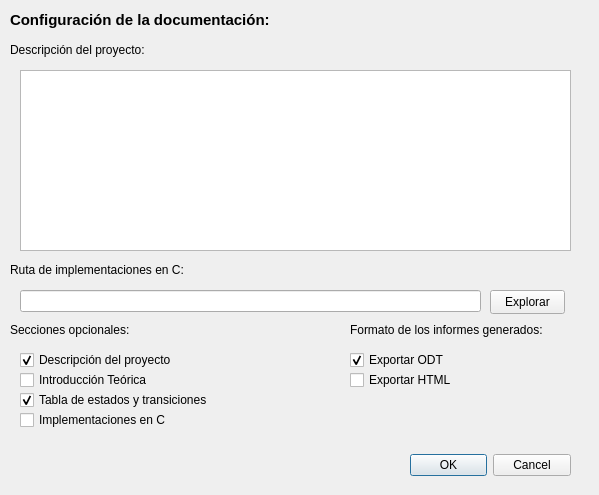
<?xml version="1.0" encoding="UTF-8"?>
<ui version="4.0">
 <class>DialogConfigDocumentacion</class>
 <widget class="QDialog" name="DialogConfigDocumentacion">
  <property name="geometry">
   <rect>
    <x>0</x>
    <y>0</y>
    <width>599</width>
    <height>495</height>
   </rect>
  </property>
  <property name="windowTitle">
   <string>Dialog</string>
  </property>
  <widget class="QLabel" name="tituloOpcionales">
   <property name="geometry">
    <rect>
     <x>10</x>
     <y>320</y>
     <width>291</width>
     <height>20</height>
    </rect>
   </property>
   <property name="font">
    <font>
     <pointsize>9</pointsize>
     <bold>false</bold>
    </font>
   </property>
   <property name="text">
    <string>Secciones opcionales:</string>
   </property>
  </widget>
  <widget class="QLineEdit" name="LE_path">
   <property name="enabled">
    <bool>true</bool>
   </property>
   <property name="geometry">
    <rect>
     <x>20</x>
     <y>290</y>
     <width>461</width>
     <height>22</height>
    </rect>
   </property>
  </widget>
  <widget class="QLabel" name="tituloRuta">
   <property name="geometry">
    <rect>
     <x>10</x>
     <y>260</y>
     <width>571</width>
     <height>20</height>
    </rect>
   </property>
   <property name="font">
    <font>
     <pointsize>9</pointsize>
     <bold>false</bold>
    </font>
   </property>
   <property name="text">
    <string>Ruta de implementaciones en C:</string>
   </property>
  </widget>
  <widget class="QCheckBox" name="CB_descipcion">
   <property name="geometry">
    <rect>
     <x>20</x>
     <y>350</y>
     <width>191</width>
     <height>20</height>
    </rect>
   </property>
   <property name="text">
    <string>Descripción del proyecto</string>
   </property>
   <property name="checked">
    <bool>true</bool>
   </property>
  </widget>
  <widget class="QCheckBox" name="CB_codigo">
   <property name="geometry">
    <rect>
     <x>20</x>
     <y>410</y>
     <width>191</width>
     <height>20</height>
    </rect>
   </property>
   <property name="text">
    <string>Implementaciones en C</string>
   </property>
  </widget>
  <widget class="QLabel" name="tituloGeneral">
   <property name="geometry">
    <rect>
     <x>10</x>
     <y>10</y>
     <width>651</width>
     <height>20</height>
    </rect>
   </property>
   <property name="font">
    <font>
     <pointsize>11</pointsize>
     <bold>true</bold>
    </font>
   </property>
   <property name="text">
    <string>Configuración de la documentación:</string>
   </property>
  </widget>
  <widget class="QCheckBox" name="CB_intro">
   <property name="geometry">
    <rect>
     <x>20</x>
     <y>370</y>
     <width>191</width>
     <height>20</height>
    </rect>
   </property>
   <property name="text">
    <string>Introducción Teórica</string>
   </property>
  </widget>
  <widget class="QDialogButtonBox" name="PB_ok">
   <property name="geometry">
    <rect>
     <x>410</x>
     <y>450</y>
     <width>161</width>
     <height>31</height>
    </rect>
   </property>
   <property name="orientation">
    <enum>Qt::Horizontal</enum>
   </property>
   <property name="standardButtons">
    <set>QDialogButtonBox::Cancel|QDialogButtonBox::Ok</set>
   </property>
  </widget>
  <widget class="QCheckBox" name="CB_tabla">
   <property name="geometry">
    <rect>
     <x>20</x>
     <y>390</y>
     <width>191</width>
     <height>20</height>
    </rect>
   </property>
   <property name="text">
    <string>Tabla de estados y transiciones</string>
   </property>
   <property name="checked">
    <bool>true</bool>
   </property>
  </widget>
  <widget class="QLabel" name="tituloFormatos">
   <property name="geometry">
    <rect>
     <x>350</x>
     <y>320</y>
     <width>201</width>
     <height>20</height>
    </rect>
   </property>
   <property name="font">
    <font>
     <pointsize>9</pointsize>
     <bold>false</bold>
    </font>
   </property>
   <property name="text">
    <string>Formato de los informes generados:</string>
   </property>
  </widget>
  <widget class="QCheckBox" name="CB_html">
   <property name="geometry">
    <rect>
     <x>350</x>
     <y>370</y>
     <width>101</width>
     <height>20</height>
    </rect>
   </property>
   <property name="text">
    <string>Exportar HTML</string>
   </property>
  </widget>
  <widget class="QCheckBox" name="CB_odt">
   <property name="geometry">
    <rect>
     <x>350</x>
     <y>350</y>
     <width>101</width>
     <height>20</height>
    </rect>
   </property>
   <property name="text">
    <string>Exportar ODT</string>
   </property>
   <property name="checked">
    <bool>true</bool>
   </property>
  </widget>
  <widget class="QLabel" name="tituloDescripcion">
   <property name="geometry">
    <rect>
     <x>10</x>
     <y>40</y>
     <width>571</width>
     <height>20</height>
    </rect>
   </property>
   <property name="font">
    <font>
     <pointsize>9</pointsize>
     <bold>false</bold>
    </font>
   </property>
   <property name="text">
    <string>Descripción del proyecto:</string>
   </property>
  </widget>
  <widget class="QPushButton" name="PB_explorar">
   <property name="geometry">
    <rect>
     <x>490</x>
     <y>290</y>
     <width>75</width>
     <height>24</height>
    </rect>
   </property>
   <property name="text">
    <string>Explorar</string>
   </property>
  </widget>
  <widget class="QTextEdit" name="TE_descripcion">
   <property name="geometry">
    <rect>
     <x>20</x>
     <y>70</y>
     <width>551</width>
     <height>181</height>
    </rect>
   </property>
   <property name="html">
    <string>&lt;!DOCTYPE HTML PUBLIC &quot;-//W3C//DTD HTML 4.0//EN&quot; &quot;http://www.w3.org/TR/REC-html40/strict.dtd&quot;&gt;
&lt;html&gt;&lt;head&gt;&lt;meta name=&quot;qrichtext&quot; content=&quot;1&quot; /&gt;&lt;meta charset=&quot;utf-8&quot; /&gt;&lt;style type=&quot;text/css&quot;&gt;
p, li { white-space: pre-wrap; }
&lt;/style&gt;&lt;/head&gt;&lt;body style=&quot; font-family:'Segoe UI'; font-size:9pt; font-weight:400; font-style:normal;&quot;&gt;
&lt;p style=&quot;-qt-paragraph-type:empty; margin-top:0px; margin-bottom:0px; margin-left:0px; margin-right:0px; -qt-block-indent:0; text-indent:0px;&quot;&gt;&lt;br /&gt;&lt;/p&gt;&lt;/body&gt;&lt;/html&gt;</string>
   </property>
  </widget>
 </widget>
 <resources/>
 <connections/>
</ui>
